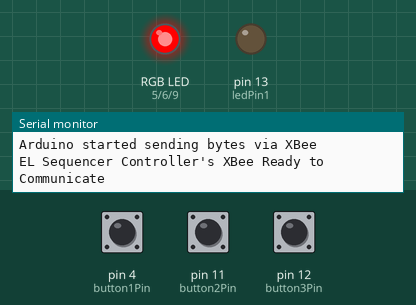
Simulated run of this sketch. Board: Arduino Uno, built with avr-gcc and run on an emulated ATmega328P. On the bench: an RGB LED mixed from three pins (HIGH = lit), output pins drawn as LEDs (lit = HIGH), the last lines printed to the serial monitor. Dashed ring = blinking. Inputs (shaded band) come from the test bench; at power-on: pin 12 (button3Pin) HIGH, pin 4 (button1Pin) HIGH, pin 11 (button2Pin) HIGH.

Above: at 1.8 s.
1.9 s: pin 12 (button3Pin) pulled LOW for 0.15 s
At 2.08 s:
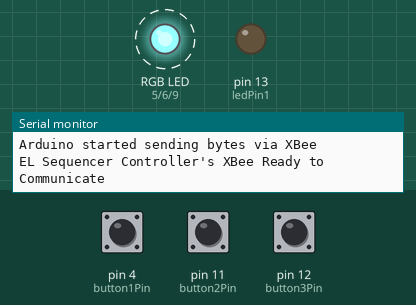
4.9 s: pin 4 (button1Pin) pulled LOW for 0.15 s
At 5.23 s:
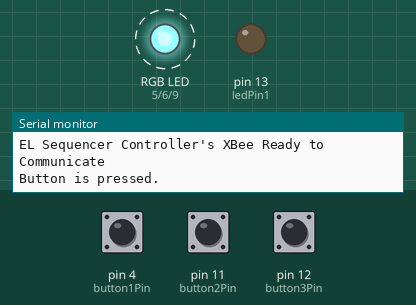
7.9 s: pin 12 (button3Pin) pulled LOW for 1 s
At 8.3 s:
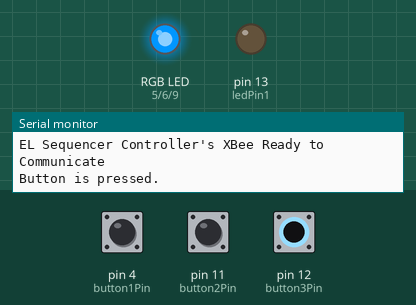
10.4 s: pin 4 (button1Pin) pulled LOW for 1 s
At 10.8 s:
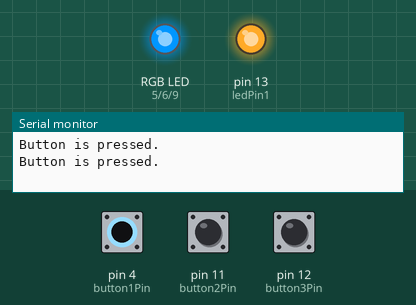
12.9 s: pin 12 (button3Pin) pulled LOW for 0.15 s
At 13.5 s:
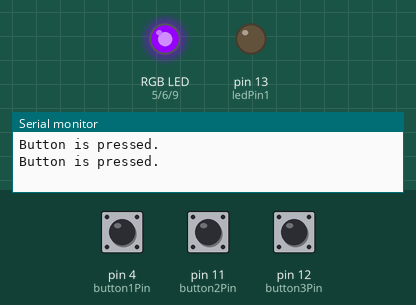
14.5 s: pin 4 (button1Pin) pulled LOW for 0.15 s
At 14.64 s:
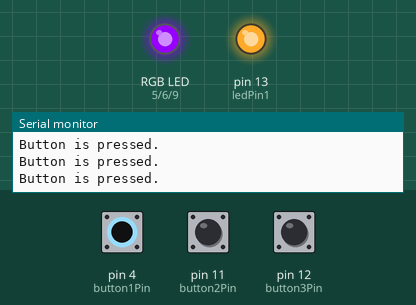
Timing chart, 0 to 17.2 s (numbered marks = the images above; inputs shaded):
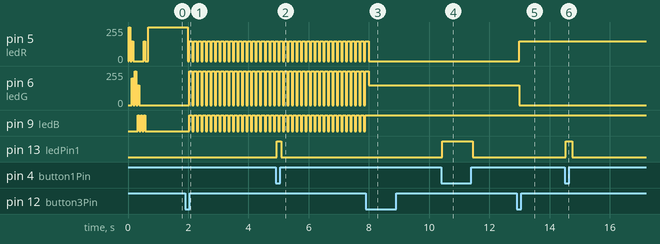

The sketch:

Glove_Controller.ino
```cpp
/*
  Breakin' Convention Denvoer 2018
  by Ho Yun "Bobby" chan
  10/27/2018

  Glove Controller

*/


#include <SoftwareSerial.h>

SoftwareSerial xbee(2, 3); //Rx = 2, Tx = 3

//Declare variables and pin definitions

char send_CHAR = 'A'; //default send character

int pattern = 0; //pattern that we are going to send

//SEND Button
const int button1Pin = 4; //push button
const int ledPin1 = 13;  //LED to indicate when a character has been sent
//variables to check for button1 state
boolean prev_button1State = false;
boolean current_button1State = false;

//LED Status Indicator
int ledR = 5; //hardware PWM
int ledG = 6; //hardware PWM
int ledB = 9; //hardware PWM

//UP Button
const int button2Pin = 11; //push button to move ahead to next sequence
//variables to check for button2 state
boolean prev_button2State = false;
boolean current_button2State = false;

//DOWN Button
const int button3Pin = 12;//push button to move back a sequence
//variables to check for button3 state
boolean prev_button3State = false;
boolean current_button3State = false;

void setup() {
  //Declare buttons and status LEDs

  pinMode (ledPin1, OUTPUT); //send LED
  pinMode(button1Pin, INPUT_PULLUP); //SEND button, use internal pullup resistor

  // initialize the digital pins as an output for status LED
  pinMode(ledR, OUTPUT);
  pinMode(ledG, OUTPUT);
  pinMode(ledB, OUTPUT);
  pinMode(button2Pin, INPUT_PULLUP); //UP button, use internal pullup resistor
  pinMode(button3Pin, INPUT_PULLUP); //DOWN button, use internal pullup resistor

  //Declare serial connections for debugging
  Serial.begin(9600);
  Serial.println("Arduino started sending bytes via XBee");

  //Declare software serial conenction with XBee
  xbee.begin(9600);
  Serial.println("EL Sequencer Controller's XBee Ready to Communicate");

  sequenceTest();//visually initialization to see that we have finished initializing

}

void loop() {
  // put your main code here, to run repeatedly:

  int button1State;
  int button2State;
  int button3State;

  button1State = digitalRead(button1Pin);
  button2State = digitalRead(button2Pin);
  button3State = digitalRead(button3Pin);
  /*buttonXstate
    - LOW or 0 means pressed
    - HIGH or 1 means not pressed
  */

  //-----------Check If SENT Button Has Been Pressed----------
  //if SENT button is pressed, it will be pulled low
  if (button1State == LOW) {
    digitalWrite(ledPin1, HIGH); //turn LED indicating if a character has been sent ON
    current_button1State = true; // button has been pressed once

    if (prev_button1State != current_button1State) //check to see if button is still being pressed
    {
      Serial.println("Button is pressed.");
      xbee.write(send_CHAR);//Tell Sequencer to change mode
    }
    else {
      //do nothing because finger is still on button
    }
    prev_button1State = current_button1State;
  }

  //sent button has not been pressed, it will be high again
  else {
    current_button1State = false;
    digitalWrite(ledPin1, LOW); // turn push button LED OFF

    prev_button1State = current_button1State;
  }//-----------End Check for SENT Button----------

  //-----------Check If UP Button Has Been Pressed----------
  if (button2State == LOW) {
    current_button2State = true; //UP button has been pressed once

    if (prev_button2State != current_button2State) { //check to see if button is still being pressed
      pattern = pattern + 1; //change LED pattern after button has been pressed
      if (pattern < 0 || pattern > 4) {
        //reset pattern
        pattern = 0;
      }

    }
    else { //do nothing because finger is still on button
    }
    prev_button2State = current_button2State;
  }
  //UP button has not been pressed, it will be high
  else {
    current_button2State = false;
    prev_button2State = current_button2State;
  }//-----------End Check for Up Button----------

  //-----------Check If DOWN Button Has Been Pressed----------
  if (button3State == LOW) {
    current_button3State = true; //button has been pressed once

    if (prev_button3State != current_button3State) { //check to see if button is still being pressed
      pattern = pattern - 1; //change LED pattern after button has been pressed
      if (pattern < 0 || pattern > 4) {
        //reset pattern
        pattern = 3;
      }
    }
    else { //do nothing because finger is still on button
    }
    prev_button3State = current_button3State;
  }
  //button has not been pressed, it will be high
  else {
    current_button3State = false;
    prev_button3State = current_button3State;
  }//-----------End Check for DOWN Button----------

  delay(50);

  //save send character into variable depending on button press and change status LED
  switch (pattern) {
    case 1:
      magentaON();
      delay(50);
      send_CHAR = 'B';
      break;
    case 2:
      clearblueON();
      send_CHAR = 'C';
      break;
    case 3:
      allOFF();//blink for OFF
      delay(50);
      whiteON();
      delay(50);
      send_CHAR = 'O';
      break;
    default:
      redON();
      send_CHAR = 'A';
      break;
  }
}

/*
  Check out the Venn Diagram on Basic Color Mixing:

  https://learn.sparkfun.com/tutorials/lilypad-protosnap-plus-activity-guide/2-basic-color-mixing

  Below are the modular functions for changing the color of a RGB LED.
  This will be used to help identify what mode we are currently in:
  ROYGBIV
  Note: A 9V battery is not able to fully power all three LEDs simultaneously...
  MODE
  1.) red              = red[HIGH]
  .) tangerine orange = red[HIGH]+ green[50]
  2.) yellow           = red[HIGH]+ green[HIGH]
  3.) green            =          + green[HIGH]
  4.) clear blue       =          + green[HIGH] + blue[HIGH]
  5.) blue             =                        + blue[HIGH]
  6.) magenta          = red[HIGH]+             + blue[HIGH]
  .) white            = red[HIGH]+ green[HIGH] + blue[HIGH]
*/
void whiteON() {
  analogWrite(ledR, 150);
  analogWrite(ledG, 255);
  analogWrite(ledB, 255);
}

void allOFF() {
  analogWrite(ledR, 0);
  analogWrite(ledG, 0);
  analogWrite(ledB, 0);
}

void redON() { //Seq 1
  analogWrite(ledR, 255);
  analogWrite(ledG, 0);
  analogWrite(ledB, 0);
}

void greenON() { //Seq 2
  analogWrite(ledR, 0);
  analogWrite(ledG, 255);
  analogWrite(ledB, 0);
}

void blueON() { //Seq 3
  analogWrite(ledR, 0);
  analogWrite(ledG, 0);
  analogWrite(ledB, 255);
}

void yellowON() {
  analogWrite(ledR, 150);
  analogWrite(ledG, 200);
  analogWrite(ledB, 0);
}

void clearblueON() {
  analogWrite(ledR, 0);
  analogWrite(ledG, 150);
  analogWrite(ledB, 255);
}

void magentaON() {
  analogWrite(ledR, 150);
  analogWrite(ledG, 0);
  analogWrite(ledB, 255);
}

void sequenceTest() {
  redON();
  delay(50);
  allOFF();
  delay(50);

  yellowON();
  delay(50);
  allOFF();
  delay(50);

  greenON();
  delay(50);
  allOFF();
  delay(50);

  clearblueON();
  delay(50);
  allOFF();
  delay(50);

  blueON();
  delay(50);
  allOFF();
  delay(50);

  magentaON();
  delay(50);
  allOFF();
  delay(50);

  //whiteON();//white drains too much power from a 9V, commenting out.
  //delay(50);
  //allOFF();
  //delay(50);

}
```

Measured:
- after the input at 1.9 s, pin 5 (ledR): alternates 150/255 for 0.10 s and 0/255 for 0.05 s, starting after 0.08 s; pin 6 (ledG): alternates 255/255 for 0.10 s and 0/255 for 0.05 s, starting after 0.13 s; pin 9 (ledB): alternates HIGH for 0.10 s and LOW for 0.05 s, starting after 0.13 s
- after the input at 4.9 s, pin 13 (ledPin1): LOW → HIGH at once, → LOW 0.15 s later
- after the input at 7.9 s, pin 5 (ledR): goes on until 8.0 s, then stays 0/255; pin 9 (ledB): stops changing and stays HIGH
- after the input at 10.4 s, pin 13 (ledPin1): LOW → HIGH at once, → LOW 1.0 s later
- after the input at 12.9 s, pin 5 (ledR): 0/255 → 150/255 after 0.09 s; pin 6 (ledG): 150/255 → 0/255 after 0.09 s
- after the input at 14.5 s, pin 13 (ledPin1): LOW → HIGH at once, → LOW 0.20 s later
